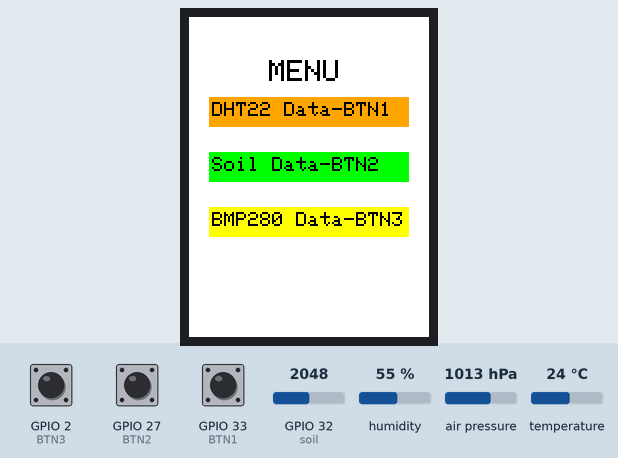
This sketch was run on a simulated ESP32. Parts: 240×320 colour display. The inputs (shaded band) are chosen by the test bench; at power-on: GPIO 27 (BTN2) HIGH, GPIO 2 (BTN3) HIGH, GPIO 33 (BTN1) HIGH, GPIO 32 (soil) = 2048, humidity 55 %, air pressure 1013 hPa, temperature 24 °C. WiFi joins after 1.5 s; servers stay silent unless stated; the local clock reads 2024-03-15 10:24:30 at power-on unless the sketch sets it; random numbers use the default seed unless the sketch sets one; no MQTT or app messages arrive unless stated; what the sketch prints to the serial monitor is not drawn.

Above: at 3.4 s.
3.5 s: GPIO 27 (BTN2) pulled LOW for 0.25 s
At 6.6 s:
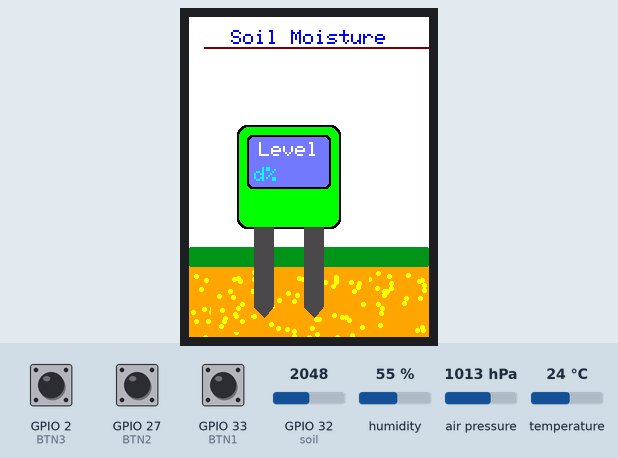
6.8 s: GPIO 2 (BTN3) pulled LOW for 0.25 s
At 10.1 s:
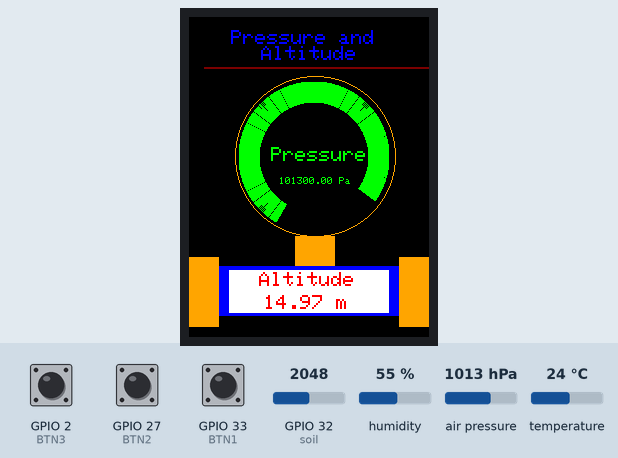
10.9 s: GPIO 33 (BTN1) pulled LOW for 0.25 s
At 13.6 s:
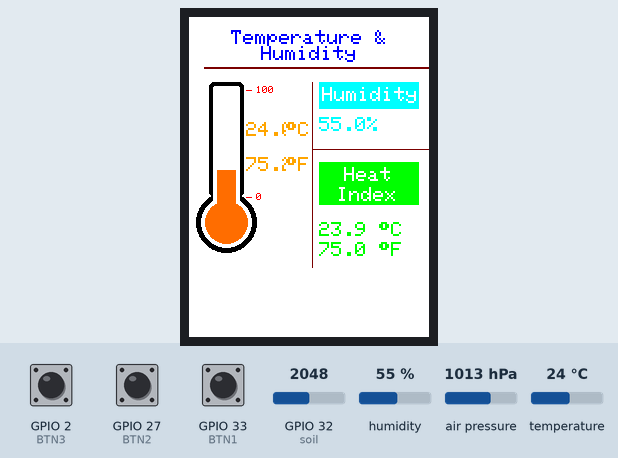
13.9 s: GPIO 27 (BTN2) pulled LOW for 3.2 s
At 19.1 s:
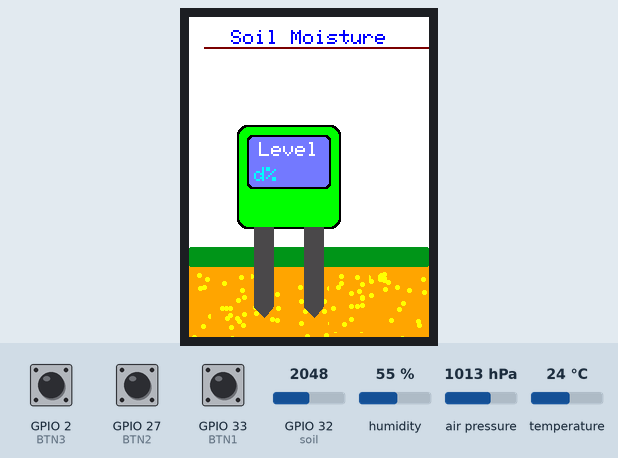
20.0 s: GPIO 32 (soil) set to 2259
22.7 s: GPIO 32 (soil) set to 2330
Timing chart, 0 to 25.7 s (numbered marks = the images above; inputs shaded):
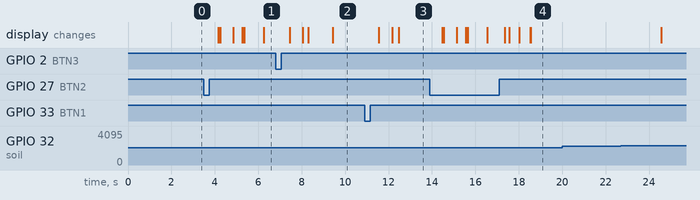

The sketch:

hardware.ino
```cpp
//##################################################################################################################
//##                                      ELET2415 DATA ACQUISITION SYSTEM CODE                                   ##
//##                                                                                                              ##
//##################################################################################################################


// IMPORT ALL REQUIRED LIBRARIES
#include <rom/rtc.h>
#include <ArduinoJson.h>
#include <math.h>  // https://www.tutorialspoint.com/c_standard_library/math_h.htm

#include <SPI.h>
#include <Adafruit_BMP280.h>
#include "Adafruit_GFX.h"
#include "Adafruit_ILI9341.h"
#include "DHT.h"


#ifndef _WIFI_H
#include <WiFi.h>
#include <HTTPClient.h>
#endif

#ifndef STDLIB_H
#include <stdlib.h>
#endif

#ifndef STDIO_H
#include <stdio.h>
#endif

#ifndef ARDUINO_H
#include <Arduino.h>
#endif

// DEFINE VARIABLES
#define ARDUINOJSON_USE_DOUBLE      1

// DEFINE THE CONTROL PINS FOR THE DHT22
#define DHTPIN 4 //datapin of sensor
#define DHTTYPE DHT22 // define the type of sensor

// define data pin and wet to dry values for soil mositure semsor
#define soil 32
#define wet 2317
#define dry 3520

//deefine buttons
#define BTN1      33
#define BTN2      27
#define BTN3      2
//define tft control and data pins
#define TFT_DC    17
#define TFT_CS    5
#define TFT_RST   16
#define TFT_CLK   18
#define TFT_MOSI  23
#define TFT_MISO  19

Adafruit_BMP280 bmp;

//----------------------------------------Defines colors
// Assign human-readable names to some common 16-bit color values:
#define BLACK       0x0000
#define BLUE        0x001F
#define LTBLUE		  0x73DF
#define RED         0xF800
#define GREEN       0x07E0
#define DKGREEN     0x04A3
#define CYAN        0x07FF
#define MAGENTA     0xF81F
#define YELLOW      0xFFE0
#define WHITE       0xFFFF
#define ORANGE      0xFD20
#define DARKORANGE  0xFB60
#define MAROON      0x7800
#define DKGREY      0x4A49
#define LTGREY      0xE71C

double h;
double t;
double f;
double hif;
double hic;
int m;
double p;
double E;
float i=0;
float j=0;
float prepress =0;
float currpress =100;

//The x and y points for the Temperature bar
int x_bar_t = 20;
int y_bar_t = 65;

//-The variable to hold the conversion value from the temperature value to the value for the temperature bar
int T_to_Bar;
int pre;

//Menu = 0 to display the Main Menu Display, Menu = 1 to show temp an humid and Menu = 2 to show soil mositure and Menu=3 to show BMP data
int Menu = 0;
//----------------------------------------


// MQTT CLIENT CONFIG
static const char* pubtopic      = "620152511";                    // Add your ID number here
static const char* subtopic[]    = {"620152511_sub","/elet2415"};  // Array of Topics(Strings) to subscribe to
static const char* mqtt_server   = "www.yanacreations.com";         // Broker IP address or Domain name as a String
static uint16_t mqtt_port        = 1883;

// WIFI CREDENTIALS
const char* ssid       = "MonaConnect"; // Add your Wi-Fi ssid
const char* password   = ""; // Add your Wi-Fi password


// TASK HANDLES
TaskHandle_t xMQTT_Connect          = NULL;
TaskHandle_t xNTPHandle             = NULL;
TaskHandle_t xLOOPHandle            = NULL;
TaskHandle_t xUpdateHandle          = NULL;
TaskHandle_t xButtonCheckeHandle    = NULL;


// FUNCTION DECLARATION
void checkHEAP(const char* Name);   // RETURN REMAINING HEAP SIZE FOR A TASK
void initMQTT(void);                // CONFIG AND INITIALIZE MQTT PROTOCOL
unsigned long getTimeStamp(void);   // GET 10 DIGIT TIMESTAMP FOR CURRENT TIME
void callback(char* topic, byte* payload, unsigned int length);
void initialize(void);
bool publish(const char *topic, const char *payload); // PUBLISH MQTT MESSAGE(PAYLOAD) TO A TOPIC
void vButtonCheck( void * pvParameters );
void vUpdate( void * pvParameters );


/* Init class Instances for the DHT22 etcc */
 DHT dht(DHTPIN,DHTTYPE);

//############### IMPORT HEADER FILES ##################
#ifndef NTP_H
#include "NTP.h"
#endif

#ifndef MQTT_H
#include "mqtt.h"
#endif


/* Initialize class objects*/
Adafruit_ILI9341 tft = Adafruit_ILI9341(TFT_CS, TFT_DC, TFT_MOSI, TFT_CLK, TFT_RST, TFT_MISO);

void setup() {
  Serial.begin(115200);  // INIT SERIAL

  /* TFT DISPLAY SET UP */
  dht.begin();
  tft.begin();
 unsigned status = bmp.begin(0x76);
  if (!status) {
    Serial.println(F("Could not find a valid BMP280 sensor, check wiring or "
                      "try a different address!"));
    Serial.print("SensorID was: 0x"); Serial.println(bmp.sensorID(),16);
    Serial.print("        ID of 0xFF probably means a bad address, a BMP 180 or BMP 085\n");
    Serial.print("   ID of 0x56-0x58 represents a BMP 280,\n");
    Serial.print("        ID of 0x60 represents a BME 280.\n");
    Serial.print("        ID of 0x61 represents a BME 680.\n");
    while (1) delay(10);
    }

    /* Default settings from datasheet. */
  bmp.setSampling(Adafruit_BMP280::MODE_NORMAL,     /* Operating Mode. */
                  Adafruit_BMP280::SAMPLING_X2,     /* Temp. oversampling */
                  Adafruit_BMP280::SAMPLING_X16,    /* Pressure oversampling */
                  Adafruit_BMP280::FILTER_X16,      /* Filtering. */
                  Adafruit_BMP280::STANDBY_MS_500); /* Standby time. */

  /* ENABLE PULL-UP RESISTORS */
  pinMode(BTN1,INPUT_PULLUP);
  pinMode(BTN2,INPUT_PULLUP);
  pinMode(BTN3,INPUT_PULLUP);

  tft.fillScreen(WHITE);
  Menu_display();

  initialize();           // INIT WIFI, MQTT & NTP

  vButtonCheckFunction(); // UNCOMMENT IF USING BUTTONS THEN ADD LOGIC FOR INTERFACING WITH BUTTONS IN THE vButtonCheck FUNCTION

}

void loop() {
  // put your main code here, to run repeatedly:

//----------------------------------------Menu or Mode to control the LED
  if (Menu == 1) {
    ShowDHT11Data();
  }

  //----------------------------------------Menu or Mode to display DHT11 sensor data
  if (Menu == 2) {
    showSoilData();
  }

  if (Menu == 3) {
    showBMPData();
  }
  //----------------------------------------

  vTaskDelay(1000 / portTICK_PERIOD_MS);

}


//####################################################################
//#                          UTIL FUNCTIONS                          #
//####################################################################
void vButtonCheck( void * pvParameters )  {
    configASSERT( ( ( uint32_t ) pvParameters ) == 1 );

    for( ;; ) {
        // Add code here to check if a button(S) is pressed
        // then execute appropriate function if a button is pressed

        // 1. Implement button1  functionality
        if(!digitalRead(BTN1)){
          delay(500);
          Menu = 1;
          tft.fillScreen(WHITE);
          delay(500);

          tft.drawLine(15, 50, 300, 50, MAROON);
          tft.drawLine(15, 51, 300, 51, MAROON);

          tft.setTextSize(2);
          tft.setTextColor(BLUE);
          tft.setCursor(42, 13);
          tft.print("Temperature &         Humidity");

          draw_bar(x_bar_t, y_bar_t);

          tft.drawLine(123, 65, 123, 250, MAROON);
          tft.drawLine(123, 132, 320, 132, MAROON);

          tft.fillRect(130, 65, 100, 27, CYAN);
          tft.setTextSize(2);
          tft.setTextColor(WHITE);
          tft.setCursor(133, 70);
          tft.print("Humidity");

          tft.fillRect(130, 145, 100, 43, GREEN);
          tft.setTextSize(2);
          tft.setTextColor(WHITE);
          tft.setCursor(155, 150);
          tft.print("Heat");
          tft.setCursor(148, 170);
          tft.print("Index");
          delay(1000);
        }
        // 2. Implement button2  functionality

        if(!digitalRead(BTN2)){
          delay(500);
          Menu =2;
          tft.fillScreen(WHITE);
          delay(500);

          tft.drawLine(15, 30, 300, 30, MAROON);
          tft.drawLine(15, 31, 300, 31, MAROON);

          tft.setTextSize(2);
          tft.setTextColor(BLUE);
          tft.setCursor(42, 13);
          tft.print("Soil Moisture");

          draw_moisture_sensor();

          delay(1000);
        }

        // 3. Implement button3  functionality

        if(!digitalRead(BTN3)){
          delay(500);
          Menu = 3;
          tft.fillScreen(BLACK);
          delay(500);


          tft.drawLine(15, 50, 300, 50, MAROON);
          tft.drawLine(15, 51, 300, 51, MAROON);

          tft.setTextSize(2);
          tft.setTextColor(BLUE);
          tft.setCursor(42, 13);
          tft.print("Pressure and          Altitude");

          draw_pressure_meter();
          delay(1000);
        }

        vTaskDelay(200 / portTICK_PERIOD_MS);
        }
}

void vUpdate( void * pvParameters )  {
    configASSERT( ( ( uint32_t ) pvParameters ) == 1 );

    for( ;; ) {

      GetDHT11Data();
      GetSoilData();
      GetBMPData();

      if(isNumber(t)){
        if(isNumber(p)){
              // ##Publish update according to ‘{"id": "student_id", "timestamp": 1702212234, "temperature": 30, "humidity":90, "heatindex": 30}’

              // 1. Create JSon object
              StaticJsonDocument<1000> doc;

              // 2. Create message buffer/array to store serialized JSON object
              char message[1100]={0};

              // 3. Add key:value pairs to JSon object based on above schema
              doc["id"] = "620152511";
              doc["timestamp"] = getTimeStamp();
              doc["temperature"] = t;
              doc["humidity"] = h;
              doc["heatindex"] = hic;
              doc["soilmoisture"]=pre;
              doc["pressure"]=p;
              doc["altitude"]=E;

              // 4. Seralize / Covert JSon object to JSon string and store in message array

              serializeJson(doc,message);

              // 5. Publish message to a topic sobscribed to by both backend and frontend
              if(mqtt.connected()){
                publish(pubtopic,message);
              }
           }

          }

        vTaskDelay(1000 / portTICK_PERIOD_MS);
    }
}

unsigned long getTimeStamp(void) {
  // RETURNS 10 DIGIT TIMESTAMP REPRESENTING CURRENT TIME
  time_t now;
  time(&now); // Retrieve time[Timestamp] from system and save to &now variable
  return now;
}

void callback(char* topic, byte* payload, unsigned int length) {
  // ############## MQTT CALLBACK  ######################################
  // RUNS WHENEVER A MESSAGE IS RECEIVED ON A TOPIC SUBSCRIBED TO

  Serial.printf("\nMessage received : ( topic: %s ) \n",topic );
  char *received = new char[length + 1] {0};

  for (int i = 0; i < length; i++) {
    received[i] = (char)payload[i];
  }

  // PRINT RECEIVED MESSAGE
  Serial.printf("Payload : %s \n",received);

}

bool publish(const char *topic, const char *payload){
     bool res = false;
     try{
        res = mqtt.publish(topic,payload);
        // Serial.printf("\nres : %d\n",res);
        if(!res){
          res = false;
          throw false;
        }
     }
     catch(...){
      Serial.printf("\nError (%d) >> Unable to publish message\n", res);
     }
  return res;
}

void draw_pressure_meter(){
  tft.drawCircle(126,139,80,ORANGE);
  tft.fillRect(106,219,40,30,ORANGE);
  tft.fillRect(22,249,200,50,BLUE);
  tft.fillRect(40,253,160,43,WHITE);
  tft.fillRect(0,240,30,70,ORANGE);
  tft.fillRect(210,240,30,70,ORANGE);


  tft.setTextSize(2);
  tft.setTextColor(GREEN,BLACK);
  tft.setCursor(82, 130);
  tft.print("Pressure");

  tft.setTextColor(RED,WHITE);
  tft.setCursor(70,255);
  tft.print("Altitude");
}

//========================================================================draw_bar (Temperature Bar)
void draw_bar(int x_bar, int y_bar) {
  tft.fillRoundRect(x_bar, y_bar, 35, 115, 5, BLACK);
  tft.fillCircle(x_bar+17, y_bar+140, 30, BLACK);
  tft.fillRoundRect(x_bar+4, y_bar+4, 27, 120, 2, WHITE);
  tft.fillCircle(x_bar+17, y_bar+140, 25, WHITE);
  tft.fillRect(x_bar+8, y_bar+8, 19, 120, DARKORANGE);
  tft.fillCircle(x_bar+17, y_bar+140, 21, DARKORANGE);

  //tft.fillRect(41, 58, 19, 108, RED);

  tft.drawLine(x_bar+37, y_bar+8, x_bar+42, y_bar+8, RED);
  tft.setTextSize(1);
  tft.setTextColor(RED);
  tft.setCursor(x_bar+47, y_bar+4);
  tft.println("100");

  tft.drawLine(x_bar+37, y_bar+115, x_bar+42, y_bar+115, RED);
  tft.setCursor(x_bar+47, y_bar+111);
  tft.println("0");
}
//========================================================================
void draw_moisture_sensor(){
  tft.fillRoundRect(0,230,240,100,10,ORANGE);
  tft.fillRoundRect(0,230,240,20,1,DKGREEN);

  for (int i = 0; i < 100; i++) { // Adjust the number of circles as needed
    int x = random(0, 240); // Generate random x coordinate within the rectangle
    int y = random(255, 330); // Generate random y coordinate within the rectangle and a bit below
    int radius = 2; // Set the radius of the circle
    tft.fillCircle(x, y, radius, YELLOW); // Draw the circle at the random coordinates
  }

  tft.fillRoundRect(48,108,104,104,10,BLACK);
  tft.fillRoundRect(50,110,100,100,10,GREEN);


  tft.fillRoundRect(58,118,84,54,5,BLACK);
  tft.fillRoundRect(60,120,80,50,5,LTBLUE);

  tft.fillRect(65,210,20,80,DKGREY);
  tft.fillRect(115,210,20,80,DKGREY);

  tft.fillTriangle(65,290,75,300,83,290,DKGREY);
  tft.fillTriangle(115,290,125,300,133,290,DKGREY);

  // Draw half circles instead of rectangles
  int centerX1 = 60;
  int centerY1 = 280;
  int centerX2 = 140;
  int centerY2 = 280;
  int count=0;
  tft.setTextSize(1);
  tft.setTextColor(CYAN);
  tft.setCursor(62, 122);
  tft.print("Scanning..");
  tft.fillRect(62,145,75,20,BLACK);

  for(int L=20;L <=60;L+=20){
    tft.fillRect(64,147, (0)+L,15, GREEN);
      //for(int i = 0; i < 2; i++){
        for(int radius =5;radius<=30;radius+=10){
        // Draw left half circle
          for(float angle = PI/2; angle <= 3*PI/2; angle += 0.01){
          int x = centerX1 + radius * cos(angle);
          int y = centerY1 - radius * sin(angle);
          int x1 = centerX2 - radius * cos(angle);
          int y2 = centerY2 - radius * sin(angle);
          tft.drawPixel(x, y, BLACK);
          tft.drawPixel(x1, y2, BLACK);
        }
        }
        tft.fillRect(22,255,40,60,ORANGE);
        tft.fillRect(140,255,40,60,ORANGE);
        for (int i = 0; i < 15; i++) { // Adjust the number of circles as needed
          int x = random(26, 56); // Generate random x coordinate within the rectangle
          int y = random(259, 311); // Generate random y coordinate within the rectangle and a bit below
          int x1 = random(144, 176); // Generate random x coordinate within the rectangle
          int y2 = random(259, 311);
          int radius = 2; // Set the radius of the circle
          tft.fillCircle(x, y, radius, YELLOW); // Draw the circle at the random coordinates
          tft.fillCircle(x1, y2, radius, YELLOW); // Draw the circle at the random coordinates
        }
  }
      delay(500);
      tft.fillRoundRect(60,120,80,50,5,LTBLUE);

      tft.setTextSize(2);
      tft.setTextColor(WHITE);
      tft.setCursor(70, 125);
      tft.print("Level");
}


void showSoilData(){
  tft.setTextSize(2);
  tft.setTextColor(CYAN,LTBLUE);
  tft.setCursor(65, 150);
  tft.print(pre,0);
  tft.print("% ");
}

void showBMPData(){
  i =map(prepress,0,110000,0,300);
  j =map(currpress,0,110000,0,300);

  for (i; i<=j; i=i+0.1)
    {
      float j=i-150 ;
      float angle = (j / 57.2958)  - 1.57;
      float x1= 80 + cos(angle) * 55;
      float y1 = 130+sin(angle) * 55;
      float x2= 80 + cos(angle) * 75;
      float y2 = 130+sin(angle) * 75;
      tft.drawLine(x1+45, y1+10,x2+45,y2+10, GREEN);
    }
  for (i-2; i>=j; i=i-0.05) {
    float j=i-150 ;
    float angle = (j / 57.2958)  - 1.57;
    int x1 = 80 + cos(angle) * 55;
    int y1 = 130 + sin(angle) * 55;
    int x2 = 80 + cos(angle) * 75; // Increase radius to make a thicker line
    int y2 = 130 + sin(angle) * 75; // Increase radius to make a thicker line
    tft.drawLine(x1+45, y1+10, x2+45, y2+10, BLACK);
    }
    prepress=currpress;
    currpress=p;

  tft.setTextSize(1);
  tft.setCursor(90, 160);
  tft.setTextColor(GREEN,BLACK);
  tft.print(p);
  tft.print(" Pa ");

  tft.setTextSize(2);
  tft.setTextColor(RED,WHITE);
  tft.setCursor(75,278);
  tft.print(E);
  tft.print(" m ");
}
//========================================================================
void ShowDHT11Data() {


  T_to_Bar = map(t, 0.0, 100.0, 105, 0);

  tft.fillRect(x_bar_t+8, (y_bar_t+8)+T_to_Bar, 19, 100-T_to_Bar, DARKORANGE);
  tft.fillRect(x_bar_t+8, y_bar_t+8, 19, T_to_Bar, WHITE);

  tft.setTextSize(2);
  tft.setTextColor(ORANGE, WHITE);
  tft.setCursor(57, 105);
  tft.print(t,1);
  if (t < 10) tft.print(" ");
  tft.setCursor(97, 105);
  tft.print((char)247);
  tft.println("C");


  tft.setCursor(57, 140);
  tft.print(f,1);
  if (f < 100) tft.print(" ");
  tft.setCursor(97, 140);
  tft.print((char)247);
  tft.println("F");

  tft.setTextSize(2);
  tft.setTextColor(CYAN, WHITE);
  tft.setCursor(130, 100);
  tft.print(h,1);
  tft.print("% ");

  tft.setTextSize(2);
  tft.setTextColor(GREEN, WHITE);
  tft.setCursor(130, 205);
  tft.print(hic,1);
  tft.print(" ");
  tft.print((char)247);
  tft.print("C ");

  tft.setTextSize(2);
  tft.setTextColor(GREEN, WHITE);
  tft.setCursor(130, 225);
  tft.print(hif,1);
  tft.print(" ");
  tft.print((char)247);
  tft.print("F ");
}

void Menu_display() {
  tft.setTextSize(3);
  tft.setTextColor(BLACK);
  tft.setCursor(80, 43);
  tft.print("MENU");

  tft.setTextSize(2);
  tft.setTextColor(BLACK);
  tft.fillRect(20,80,200,30,ORANGE);
  tft.setCursor(23,85);
  tft.print("DHT22 Data-BTN1");
  tft.fillRect(20,135,200,30,GREEN);
  tft.setCursor(23,140);
  tft.print("Soil Data-BTN2");
  tft.fillRect(20,190,200,30,YELLOW);
  tft.setCursor(23,195);
  tft.print("BMP280 Data-BTN3");
}

void GetBMPData(){
  p = bmp.readPressure();
  Serial.println(p);
  //1014.8 hpa pressure is gain  from mathhew davis weather staion
  E = bmp.readAltitude(1014.8);
  Serial.println(E);
  if(isnan(p) || isnan(E)){
    return;
  }
}

void GetSoilData(){
  m = analogRead(soil);
  Serial.println(m);
  pre = map(m,wet,dry,100,0);
  if(pre>100){
    pre=100;
  }
  if(isnan(m)){
    return;
  }
}

//========================================================================GetDHT11Data()
void GetDHT11Data() {
  // Reading temperature or humidity takes about 250 milliseconds!
  // Sensor readings may also be up to 2 seconds 'old' (its a very slow sensor)
  h = dht.readHumidity();
  Serial.println(h);
  // Read temperature as Celsius (the default)
  t = dht.readTemperature();
  Serial.println(t);
  // Read temperature as Fahrenheit (isFahrenheit = true)
  f = dht.readTemperature(true);
  Serial.println(f);

  // Check if any reads failed and exit early (to try again).
  if (isnan(h) || isnan(t) || isnan(f)) {

    return;
  }

  // Compute heat index in Fahrenheit (the default)
  hif = dht.computeHeatIndex(f, h);
  Serial.println(hif);
  // Compute heat index in Celsius (isFahreheit = false)
  hic = dht.computeHeatIndex(t, h, false);
  Serial.println(hic);
}
//========================================================================

bool isNumber(double num1){
        char item[20];
        snprintf(item, sizeof(item), "%f\n", num1);
        if( isdigit(item[0]) )
          return true;
        return false;
}
```

Source omitted: NTP.h (6353 bytes), mqtt.h (10126 bytes)

Measured:
- after the input at 3.5 s, the display: first changes after 0.66 s (image 1 shows a later state)
- after the input at 6.8 s, the display: first changes after 0.65 s (image 2 shows a later state)
- after the input at 10.9 s, the display: first changes after 0.66 s (image 3 shows a later state)
- after the input at 13.9 s, the display: first changes after 0.56 s (image 4 shows a later state)
- after the input at 20.0 s, every drawn part: stays the same
